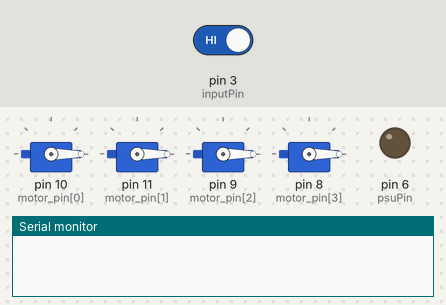
This sketch was run on a simulated Arduino Uno, built with avr-gcc and run on an emulated ATmega328P. Shown: 4 × servo, output pins drawn as LEDs (lit = HIGH), the last lines printed to the serial monitor. The test bench sets the inputs (shaded band); at power-on: pin 3 (inputPin) HIGH.

Above: at 0.1 s.
At 11.2 s:
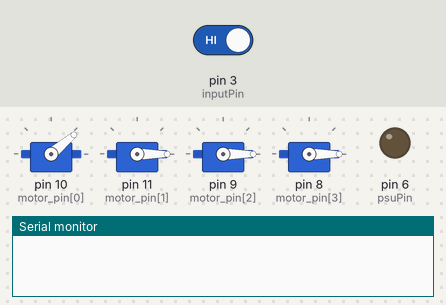
11.3 s: pin 3 (inputPin) driven LOW
At 31.2 s:
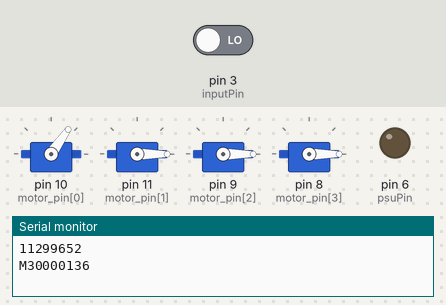
Timing chart, 0 to 31.5 s (numbered marks = the images above; inputs shaded):
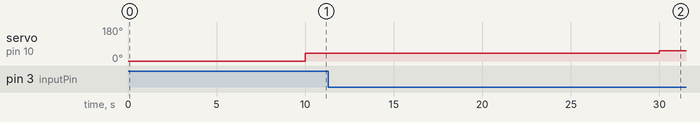

The sketch:

motor_speed.ino
```cpp
#include <Servo.h>

//Analog port to use
const int inputPin = 3;
volatile int count = 0;
bool interrupt_flag = 0;
bool motor_report = 0;
bool motor_report_2 = 0;

//Set up serial variables
String incoming_string;

//PSU control data
const int psuPin = 6;	//PSU pin
int psuState = 0;		//PSU on or off

//Motor control data
const int motor_pin[4] = {10,11,9,8};			//Pin assignment
Servo motor[4];									//Servo objects for motor
const int min_signal = 40;						//Minimum signal required to turn on motor
const int max_signal = 60;						//Maximum allowed signal (for safety!)
float motor_value_float[4] = {0.0,0.0,0.0,0.0};	//Array of motor values

void flagger()
{
	interrupt_flag = 1;
	count++;
}

void setup()
{
	Serial.begin(115200);
	pinMode(inputPin,INPUT);
	attachInterrupt(1,flagger,FALLING);

	//Set motor pins as output and initialise the servo communications. Set the motors to be off!
	for(int i=0; i < 4; i++) pinMode(motor_pin[i],OUTPUT);
	for(int i=0; i < 4; i++) motor[i].attach(motor_pin[i],1000,2000); //this should really be 1100, 1800, but the ESC doesn't seem to accept it
	for(int i=0; i < 4; i++) motor[i].write(0);

	//Set PSU power signal pin (for turning it on)
	pinMode(psuPin,OUTPUT);
	digitalWrite(psuPin,LOW);
	delay(10000);

	motor[0].write(40);
}

void loop()
{
	if (interrupt_flag == 1)
	{
		//send time
		Serial.println(micros());
		interrupt_flag = 0;
	}
	if (millis() >= 30000 && motor_report == 0)
	{
			Serial.print('M');
			Serial.println(micros());
			motor[0].write(55);
			motor_report = 1;
	}
	if (millis() >= 30150 && motor_report_2 == 0)
	{
		motor[0].write(55);
		motor_report_2 = 1;
	}
}
```
